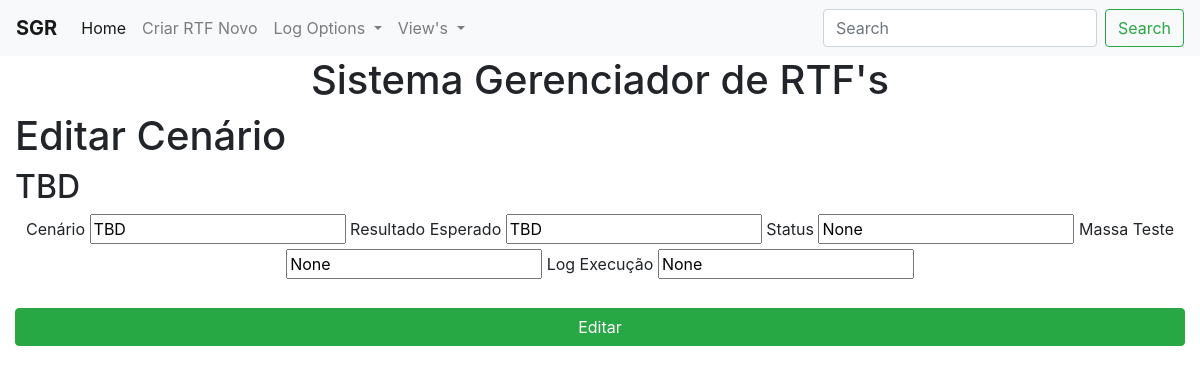
Page /edit_cenario/1/1/2 on the committed database.
### app.py (models this page shows, shortened)
class Cenarios(db.Model):
    id_cenario = db.Column("id_cenario", db.Integer, primary_key=True, autoincrement=True)
    id_rtf = db.Column(db.Integer, db.ForeignKey('rt_fs.id'))  # o db por alguma razão chamou RTFs de rt_fs
    id_pagina = db.Column(db.Integer, db.ForeignKey('pagina.id_pagina'))
    pagina = db.Column(db.Integer)
    linha = db.Column(db.Integer)
    cenario = db.Column(db.String(250))
    resultado_esperado = db.Column(db.String(250))
    status = db.Column(db.Integer)
    massa_teste = db.Column(db.String(250))
    log_execucao = db.Column(db.String(10000))

### app.py (the view, shortened to what this page needs)
@app.route("/edit_cenario/<int:id_rtf>/<int:pagina>/<int:linha>", methods=["GET", "POST"])
def edit_cenario(id_rtf, pagina, linha):
    cenario = Cenarios.query.filter_by(id_rtf=id_rtf, pagina=pagina, linha=linha).first()
    return render_template("editar_cenario.html", cenario=cenario)

### templates/editar_cenario.html (shortened to what this page needs)
{% extends "base.html" %}
{% block content %}
<h1>Editar Cenário</h1>
<h2>{{ cenario.cenario }}</h2>
<form action="{{url_for('edit_cenario', id_rtf=cenario.id_rtf, pagina=cenario.pagina, linha=cenario.linha)}}" method="POST">
    <div style="text-align:center">
        <label for="cenario">Cenário</label>
        <input type="text" name="cenario" id="cenario" value="{{ cenario.cenario }}">
        <label for="resultado_esperado">Resultado Esperado</label>
        <input type="text" name="resultado_esperado" id="resultado_esperado" value="{{ cenario.resultado_esperado }}">
        <label for="status">Status</label>
        <input type="text" name="status" id="status" value="{{ cenario.status }}">
        <label for="massa_teste">Massa Teste</label>
        <input type="text" name="massa_teste" id="massa_teste" value="{{ cenario.massa_teste }}">
        <label for="log_execucao">Log Execução</label>
        <input type="text" name="log_execucao" id="log_execucao" value="{{ cenario.log_execucao }}">
    </div>
    <br>
    <div>
        <button type="submit" class="btn btn-block btn-success">Editar</button>
    </div>
</form>
{% endblock %}

### rows in the picture
Cenarios: cenario "TBD", resultado_esperado "TBD", status "None", massa_teste "None", log_execucao "None"
